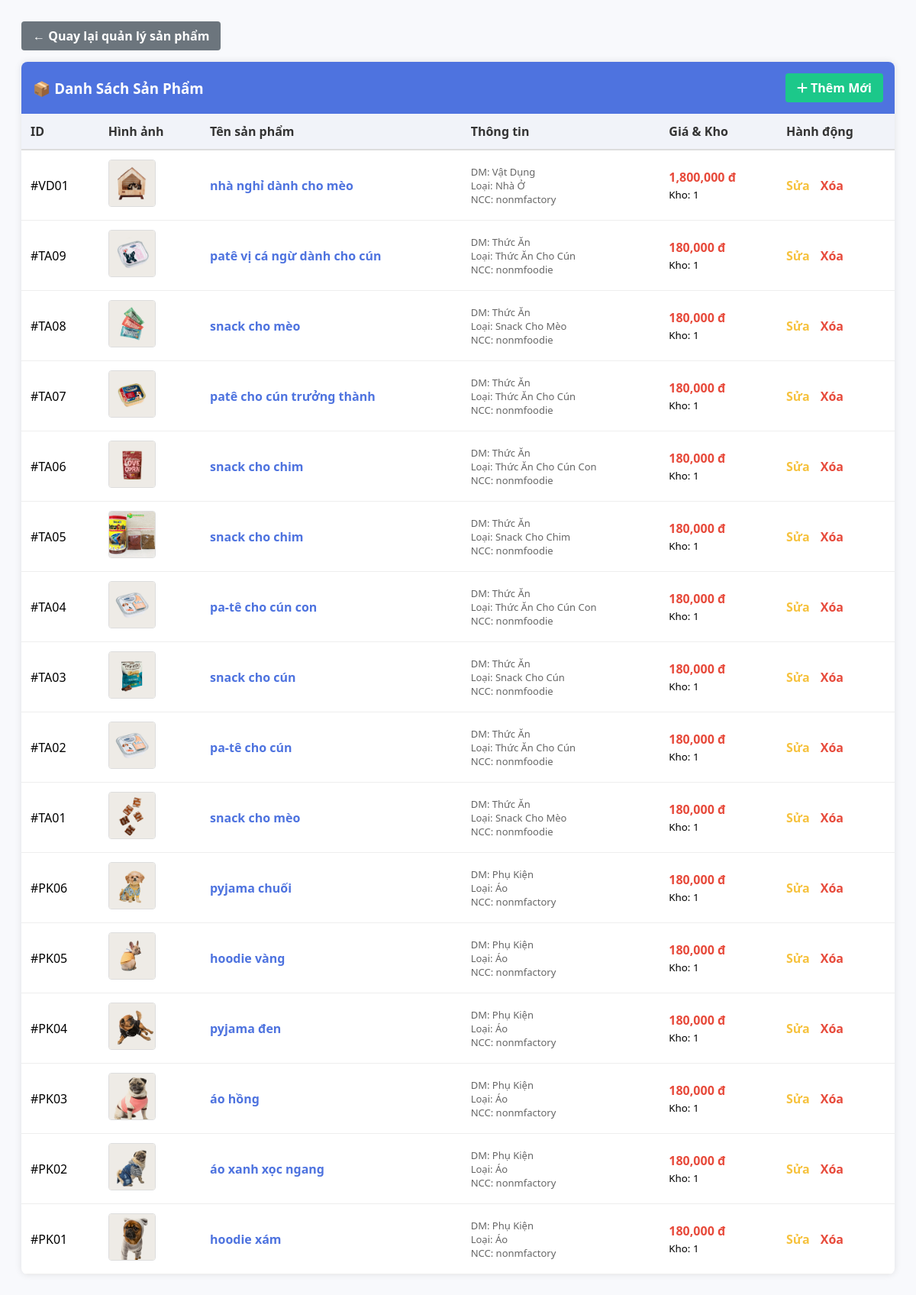
/Views/list_sanpham.php, run on the app's committed database.
### tables this page shows
CREATE TABLE IF NOT EXISTS `sanpham` (
  `idSanPham` varchar(50) NOT NULL,
  `TenSanPham` varchar(50) NOT NULL,
  `SoLuong` int DEFAULT NULL,
  `MoTa` text,
  `Gia` decimal(15,2) DEFAULT NULL,
  `idDanhMuc` int NOT NULL,
  `idLoaiSP` int NOT NULL,
  `idNhaCungCap` int NOT NULL,
  `idNhaSanXuat` int NOT NULL,
  `Image` varchar(255) DEFAULT NULL,
  PRIMARY KEY (`idSanPham`),
  KEY `idDanhMuc` (`idDanhMuc`),
  KEY `idLoaiSP` (`idLoaiSP`),
  KEY `idNhaCungCap` (`idNhaCungCap`),
  KEY `idNhaSanXuat` (`idNhaSanXuat`)
);

CREATE TABLE IF NOT EXISTS `danhmuc` (
  `idDanhMuc` int NOT NULL,
  `TenDanhMuc` varchar(20) NOT NULL,
  PRIMARY KEY (`idDanhMuc`)
);

CREATE TABLE IF NOT EXISTS `loaisanpham` (
  `idLoaiSP` int NOT NULL,
  `TenLoai` varchar(50) NOT NULL,
  `MoTa` text,
  `idDanhMuc` int NOT NULL,
  PRIMARY KEY (`idLoaiSP`),
  KEY `idDanhMuc` (`idDanhMuc`)
);

CREATE TABLE IF NOT EXISTS `nhacungcap` (
  `idNhaCungCap` int NOT NULL,
  `TenNhaCungCap` varchar(20) NOT NULL,
  `DiaChi` varchar(50) DEFAULT NULL,
  `Sdt` char(10) DEFAULT NULL,
  `Email` varchar(50) DEFAULT NULL,
  PRIMARY KEY (`idNhaCungCap`)
);

### Views/list_sanpham.php (the view, shortened to what this page needs)
<?php
if (!function_exists('get_pdo_connection')) {
    function get_pdo_connection() {
        try {
            return new PDO("mysql:host=localhost;dbname=qlpetshop;charset=utf8", "root", "");
        } catch (Exception $e) {
            try {
                return new PDO("mysql:host=localhost;dbname=shop_thu_cung;charset=utf8", "root", "");
            } catch (Exception $ex) { return null; }
        }
    }
}
$pdo = get_pdo_connection();
$sanPhamList = [];
$error = '';
if (!$pdo) {
    $error = "Không thể kết nối Database.";
} else {
    try {
        $sql = "SELECT sp.*, dm.TenDanhMuc, lsp.TenLoai, ncc.TenNhaCungCap, nsx.TenNhaSanXuat
                FROM sanpham sp
                JOIN danhmuc dm ON sp.idDanhMuc = dm.idDanhMuc
                JOIN loaisanpham lsp ON sp.idLoaiSP = lsp.idLoaiSP
                JOIN nhacungcap ncc ON sp.idNhaCungCap = ncc.idNhaCungCap
                JOIN nhasanxuat nsx ON sp.idNhaSanXuat = nsx.idNhaSanXuat
                ORDER BY sp.idSanPham DESC";
        $stmt = $pdo->prepare($sql);
        $stmt->execute();
        $sanPhamList = $stmt->fetchAll(PDO::FETCH_ASSOC);
    } catch (PDOException $e) {
        $error = "Lỗi SQL: " . $e->getMessage();
    }
}
?>
<!DOCTYPE html>
<html lang="vi">
<head>
    <link rel="stylesheet" href="https://cdnjs.cloudflare.com/ajax/libs/font-awesome/6.4.0/css/all.min.css">
</head>
<body>
<a href="quanlysanpham.php" class="btn-back">
    &larr; Quay lại quản lý sản phẩm
</a>
<div class="card">
    <div class="card-header">
        <h3 style="margin:0;">📦 Danh Sách Sản Phẩm</h3>
        <a href="add_sanpham.php" class="btn-add"><i class="fas fa-plus"></i> Thêm Mới</a>
    </div>
    <?php if (!empty($error)): ?>
        <div style="padding: 15px; color: red; font-weight: bold;"><?= htmlspecialchars($error) ?></div>
    <?php else: ?>
    <table>
        <thead>
            <tr>
                <th>ID</th>
                <th>Hình ảnh</th>
                <th>Tên sản phẩm</th>
                <th>Thông tin</th>
                <th>Giá & Kho</th>
                <th>Hành động</th>
            </tr>
        </thead>
        <tbody>
            <?php foreach ($sanPhamList as $row): ?>
            <?php
                $tenAnh = $row['Image'] ?? 'default.png';
                $img_src = '';
                if (!empty($tenAnh) && $tenAnh != '1') {
                    if (strpos($tenAnh, 'http') !== false || strpos($tenAnh, 'C:\\') !== false) {
                        $parts = explode('\\', $tenAnh);
                        $final_file_name = end($parts);
                        $img_src = '../Public/images/' . $final_file_name;
                    }
                    else {
                        $img_src = '../Public/images/' . $tenAnh;
                    }
                } else {
                    $img_src = 'https://via.placeholder.com/60?text=N/A';
                }
            ?>
            <tr>
                <td>#<?= htmlspecialchars($row['idSanPham']) ?></td>
                <td>
                    <img src="<?= $img_src ?>" class="img-thumb" onerror="this.src='https://via.placeholder.com/60?text=N/A'">
                </td>
                <td style="font-weight: bold; color: #4e73df;"><?= htmlspecialchars($row['TenSanPham']) ?></td>
                <td style="font-size: 13px; color: #666;">
                    DM: <?= htmlspecialchars($row['TenDanhMuc']) ?><br>
                    Loại: <?= htmlspecialchars($row['TenLoai']) ?><br>
                    NCC: <?= htmlspecialchars($row['TenNhaCungCap']) ?>
                </td>
                <td>
                    <div class="price"><?= number_format($row['Gia']) ?> đ</div>
                    <small>Kho: <?= $row['SoLuong'] ?></small>
                </td>
                <td>
                    <a href="../Controllers/edit_sanpham.php?id=<?= $row['idSanPham'] ?>" class="action-link edit">Sửa</a>
                    <a href="../Controllers/delete_sanpham.php?id=<?= $row['idSanPham'] ?>" class="action-link delete" onclick="return confirm('Xóa thật chứ?')">Xóa</a>
                </td>
            </tr>
            <?php endforeach; ?>
        </tbody>
    </table>
    <?php endif; ?>
</div>
</body>
</html>

### Views/list_sanpham.php (style rules this page uses)
body { font-family: 'Segoe UI', sans-serif; background-color: #f8f9fc; padding: 20px; }
.card { background: white; border-radius: 8px; box-shadow: 0 0 10px rgba(0,0,0,0.1); overflow: hidden; max-width: 1200px; margin: 0 auto; }
.card-header { background: #4e73df; color: white; padding: 15px; display: flex; justify-content: space-between; align-items: center; }
.btn-add { background: #1cc88a; color: white; padding: 8px 15px; text-decoration: none; border-radius: 4px; font-weight: bold; }
table { width: 100%; border-collapse: collapse; }
th { background: #f1f3f9; padding: 12px; text-align: left; border-bottom: 2px solid #ddd; color: #333; }
td { padding: 12px; border-bottom: 1px solid #eee; vertical-align: middle; }
.img-thumb { width: 60px; height: 60px; object-fit: cover; border-radius: 4px; border: 1px solid #ddd; }
.price { color: #e74a3b; font-weight: bold; }
.action-link { text-decoration: none; margin-right: 10px; font-weight: bold; }
.edit { color: #f6c23e; }
.delete { color: #e74a3b; }
.btn-back { display: inline-block; margin-bottom: 15px; padding: 8px 15px; background: #6c757d; color: white; text-decoration: none; border-radius: 4px; font-weight: bold; transition: background 0.3s; }

### data on the page
sanpham: idSanPham "VD01", Image (picture), TenSanPham "nhà nghỉ dành cho mèo", idDanhMuc.TenDanhMuc "Vật Dụng", idLoaiSP.TenLoai "Nhà Ở", idNhaCungCap.TenNhaCungCap "nonmfactory", Gia "1,800,000", SoLuong "1"
sanpham: idSanPham "TA09", Image (picture), TenSanPham "patê vị cá ngừ dành cho cún", idDanhMuc.TenDanhMuc "Thức Ăn", idLoaiSP.TenLoai "Thức Ăn Cho Cún", idNhaCungCap.TenNhaCungCap "nonmfoodie", Gia "180,000", SoLuong "1"
sanpham: idSanPham "TA08", Image (picture), TenSanPham "snack cho mèo", idDanhMuc.TenDanhMuc "Thức Ăn", idLoaiSP.TenLoai "Snack Cho Mèo", idNhaCungCap.TenNhaCungCap "nonmfoodie", Gia "180,000", SoLuong "1"
sanpham: idSanPham "TA07", Image (picture), TenSanPham "patê cho cún trưởng thành", idDanhMuc.TenDanhMuc "Thức Ăn", idLoaiSP.TenLoai "Thức Ăn Cho Cún", idNhaCungCap.TenNhaCungCap "nonmfoodie", Gia "180,000", SoLuong "1"
sanpham: idSanPham "TA06", Image (picture), TenSanPham "snack cho chim", idDanhMuc.TenDanhMuc "Thức Ăn", idLoaiSP.TenLoai "Thức Ăn Cho Cún Con", idNhaCungCap.TenNhaCungCap "nonmfoodie", Gia "180,000", SoLuong "1"
sanpham: idSanPham "TA05", Image (picture), TenSanPham "snack cho chim", idDanhMuc.TenDanhMuc "Thức Ăn", idLoaiSP.TenLoai "Snack Cho Chim", idNhaCungCap.TenNhaCungCap "nonmfoodie", Gia "180,000", SoLuong "1"
sanpham: idSanPham "TA04", Image (picture), TenSanPham "pa-tê cho cún con", idDanhMuc.TenDanhMuc "Thức Ăn", idLoaiSP.TenLoai "Thức Ăn Cho Cún Con", idNhaCungCap.TenNhaCungCap "nonmfoodie", Gia "180,000", SoLuong "1"
sanpham: idSanPham "TA03", Image (picture), TenSanPham "snack cho cún", idDanhMuc.TenDanhMuc "Thức Ăn", idLoaiSP.TenLoai "Snack Cho Cún", idNhaCungCap.TenNhaCungCap "nonmfoodie", Gia "180,000", SoLuong "1"
sanpham: idSanPham "TA02", Image (picture), TenSanPham "pa-tê cho cún", idDanhMuc.TenDanhMuc "Thức Ăn", idLoaiSP.TenLoai "Thức Ăn Cho Cún", idNhaCungCap.TenNhaCungCap "nonmfoodie", Gia "180,000", SoLuong "1"
sanpham: idSanPham "TA01", Image (picture), TenSanPham "snack cho mèo", idDanhMuc.TenDanhMuc "Thức Ăn", idLoaiSP.TenLoai "Snack Cho Mèo", idNhaCungCap.TenNhaCungCap "nonmfoodie", Gia "180,000", SoLuong "1"
sanpham: idSanPham "PK06", Image (picture), TenSanPham "pyjama chuối", idDanhMuc.TenDanhMuc "Phụ Kiện", idLoaiSP.TenLoai "Áo", idNhaCungCap.TenNhaCungCap "nonmfactory", Gia "180,000", SoLuong "1"
sanpham: idSanPham "PK05", Image (picture), TenSanPham "hoodie vàng", idDanhMuc.TenDanhMuc "Phụ Kiện", idLoaiSP.TenLoai "Áo", idNhaCungCap.TenNhaCungCap "nonmfactory", Gia "180,000", SoLuong "1"
sanpham: idSanPham "PK04", Image (picture), TenSanPham "pyjama đen", idDanhMuc.TenDanhMuc "Phụ Kiện", idLoaiSP.TenLoai "Áo", idNhaCungCap.TenNhaCungCap "nonmfactory", Gia "180,000", SoLuong "1"
sanpham: idSanPham "PK03", Image (picture), TenSanPham "áo hồng", idDanhMuc.TenDanhMuc "Phụ Kiện", idLoaiSP.TenLoai "Áo", idNhaCungCap.TenNhaCungCap "nonmfactory", Gia "180,000", SoLuong "1"
sanpham: idSanPham "PK02", Image (picture), TenSanPham "áo xanh xọc ngang", idDanhMuc.TenDanhMuc "Phụ Kiện", idLoaiSP.TenLoai "Áo", idNhaCungCap.TenNhaCungCap "nonmfactory", Gia "180,000", SoLuong "1"
sanpham: idSanPham "PK01", Image (picture), TenSanPham "hoodie xám", idDanhMuc.TenDanhMuc "Phụ Kiện", idLoaiSP.TenLoai "Áo", idNhaCungCap.TenNhaCungCap "nonmfactory", Gia "180,000", SoLuong "1"
